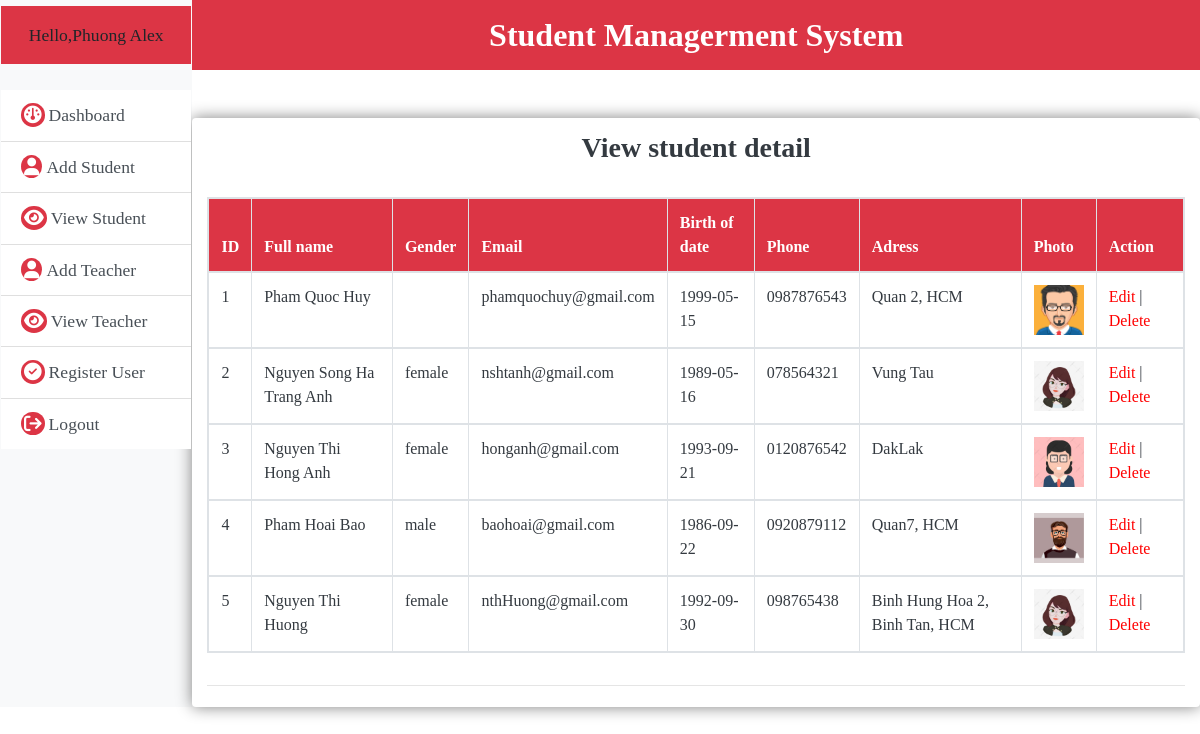
Screenshot of /admin/viewTeacher.php (signed in) with the database file from the repository.
### tables this page shows
CREATE TABLE `teacher` (
  `id` int(11) NOT NULL,
  `fullname_Teacher` varchar(256) NOT NULL,
  `phone_Teacher` varchar(256) DEFAULT NULL,
  `email_Teacher` varchar(256) NOT NULL,
  `Adress_Teacher` varchar(256) NOT NULL,
  `date_Teacher` date NOT NULL,
  `gender_Teacher` varchar(256) NOT NULL,
  `photo_Teacher` varchar(256) DEFAULT NULL
);

### admin/viewTeacher.php (the view, shortened to what this page needs)
<?php
include_once "../database/dbcon.php";
?>
<?php
include_once "header.php";
?>
<body>
<?php
    $sql=mysqli_query($con,"SELECT*FROM admin WHERE id='{$_SESSION['id']}'");
    if(mysqli_num_rows($sql)>0){
        $row=mysqli_fetch_assoc($sql);
    }
    ?>
    <div class="d-flex" id="wrap">
        <div class="sidebar bg-light border-light border">
            <div class="sidebar-heading">
                <p class="text-center bg-danger p-3">Hello,<span><?php echo $row['fullname']?></span></p>
            </div>
            <ul class="listgroup list-group-flush">
                <a href="../../Student-Management-/admin/dashboard.php" class="list-group-item list-group-item-action"><i class="fa fa-dashboard"></i>Dashboard</a>
                <a href="../../Student-Management-/admin/addstudent.php" class="list-group-item list-group-item-action"><i class="fa fa-user"></i>Add Student</a>
                <a href="../../Student-Management-/admin/viewstudent.php" class="list-group-item list-group-item-action"><i class="fa fa-eye"></i>View Student</a>
                <a href="../../Student-Management-/admin/addTeacher.php" class="list-group-item list-group-item-action"><i class="fa fa-user"></i>Add Teacher</a>
                <a href="../../Student-Management-/admin/viewTeacher.php" class="list-group-item list-group-item-action"><i class="fa fa-eye"></i>View Teacher</a>
                <a href="../../Student-Management-/admin/register.php" class="list-group-item list-group-item-action"><i class="fa fa-check-circle"></i>Register User</a>
                <a href="../../Student-Management-/page/logout.php" class="list-group-item list-group-item-action"><i class="fa fa-sign-out"></i>Logout</a>
            </ul>
        </div>
        <div class="main-body">
        <section class="main-form">
        <h2 class="text-center text-white .shadow-lg bg-danger p-3 font-weight-bold">Student Managerment System</h2>
        <div class="container bg-white rounded dash mt-5" id="formsetting">
            <h3 class="text-center text-dark pb-4 pt-2 font-weight-bold">View student detail</h3>
            <div class="row">
                <div class="col-md-12 col-sm-12 col-12">
                    <table class="table table-bordered table-responsive">
                        <thead class="bg-danger text-white ">
                            <tr>
                                <th>ID</th>
                                <th>Full name</th>
                                <th>Gender</th>
                                <th>Email</th>
                                <th>Birth of date</th>
                                <th>Phone</th>
                                <th>Adress</th>
                                <th>Photo</th>
                                <th>Action</th>
                            </tr>
                        </thead>
                        <?php
                            $sqlView="SELECT * FROM teacher";
                            $runView=mysqli_query($con,$sqlView);
                            $i=1;
                            while($rowView=mysqli_fetch_assoc($runView)){
                        ?>
                        <tbody class="text-dark">
                            <tr>
                                <td><?php echo $i++ ;?></td>
                                <td><?php echo $rowView['fullname_Teacher'];?></td>
                                <td><?php echo $rowView['gender_Teacher'];?></td>
                                <td><?php echo $rowView['email_Teacher'];?></td>
                                <td><?php echo $rowView['date_Teacher'];?></td>
                                <td><?php echo $rowView['phone_Teacher'];?></td>
                                <td><?php echo $rowView['Adress_Teacher'];?></td>
                                <td><a href="../Teacher_image/<?php echo $rowView['photo_Teacher'];?>">
                                    <img src="../Teacher_image/<?php echo $rowView['photo_Teacher'];?>" alt="" width="50" height="50">
                                </a></td>
                                <td>
                                    <a style="color: red; text-decoration:none"href="updateTeacher.php?edit_TeacherID=<?php echo $rowView['id'];?>">Edit
                                    </a> |
                                    <a style="color: red; text-decoration:none" href="deleteTeacher.php?delete_TecherID=<?php echo $rowView['id'];?>"> Delete
                                    </a>
                                </td>
                            </tr>
                        </tbody>
                        <?php
                        }?>
                    </table>
                </div>
            </div>
            <hr>
        </div>
    </section>
    </div>
</body>
</html>

### css/css.css (style rules this page uses)
* { margin:0; padding:0; box-sizing: border-box; font-family:tahoma ; }
.container { background-color: rgba(189, 188, 188, 0.492); border-radius: 10px; padding:5px; }
.sidebar { margin:0; width:16rem; font-size:1.1rem; transition: all 0.5s ease; }
.sidebar-heading { padding-top: 5px; padding-bottom: 10px; }
.sidebar i { color: white; background: #dc3545 ; border-radius: 50%; padding:3px; margin-right: 4px; }
.main-body { width: 84rem; }
.dash { box-shadow: 0 0rem 1rem gray; }

### rows the page displays
teacher: fullname_Teacher "Pham Quoc Huy", email_Teacher "phamquochuy@gmail.com", date_Teacher "1999-05-15", phone_Teacher "0987876543", Adress_Teacher "Quan 2, HCM", photo_Teacher (picture)
teacher: fullname_Teacher "Nguyen Song Ha Trang Anh", gender_Teacher "female", email_Teacher "nshtanh@gmail.com", date_Teacher "1989-05-16", phone_Teacher "078564321", Adress_Teacher "Vung Tau", photo_Teacher (picture)
teacher: fullname_Teacher "Nguyen Thi Hong Anh", gender_Teacher "female", email_Teacher "honganh@gmail.com", date_Teacher "1993-09-21", phone_Teacher "0120876542", Adress_Teacher "DakLak", photo_Teacher (picture)
teacher: fullname_Teacher "Pham Hoai Bao", gender_Teacher "male", email_Teacher "baohoai@gmail.com", date_Teacher "1986-09-22", phone_Teacher "0920879112", Adress_Teacher "Quan7, HCM", photo_Teacher (picture)
teacher: fullname_Teacher "Nguyen Thi Huong", gender_Teacher "female", email_Teacher "nthHuong@gmail.com", date_Teacher "1992-09-30", phone_Teacher "098765438", Adress_Teacher "Binh Hung Hoa 2, Binh Tan, HCM", photo_Teacher (picture)

### other values shown
$row['fullname'] "Phuong Alex"
